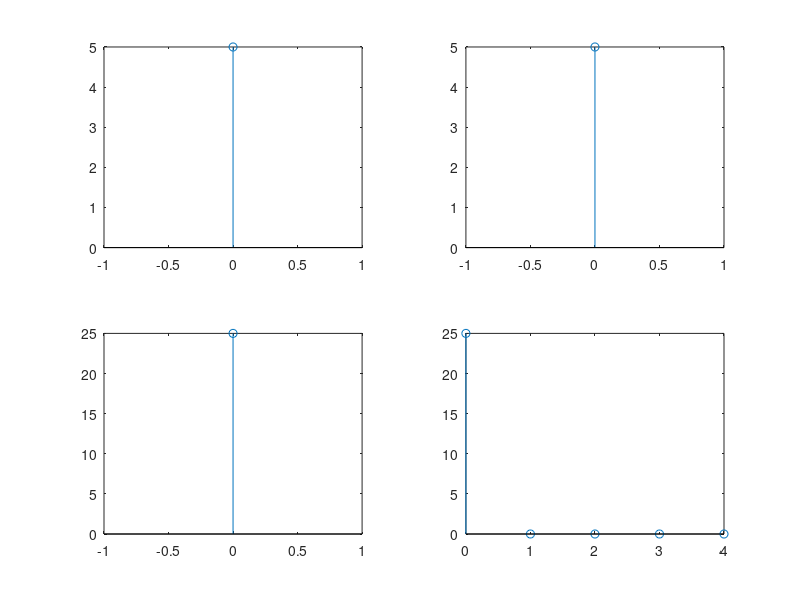

Here is the MATLAB script that generated this plot:
% yl: linear; yc: N-point circular; yf: circular with full linear length.
x = input('x = ');
h = input('h = ');
N = input('N = ');
L = length(x)+length(h)-1;
yl = conv(x,h)
yc = cconv(x,h,N)
yf = cconv(x,h,L)
S = {x,h,yl,yc};
figure;
for i = 1:4
    subplot(2,2,i); stem(0:length(S{i})-1,S{i});
end
